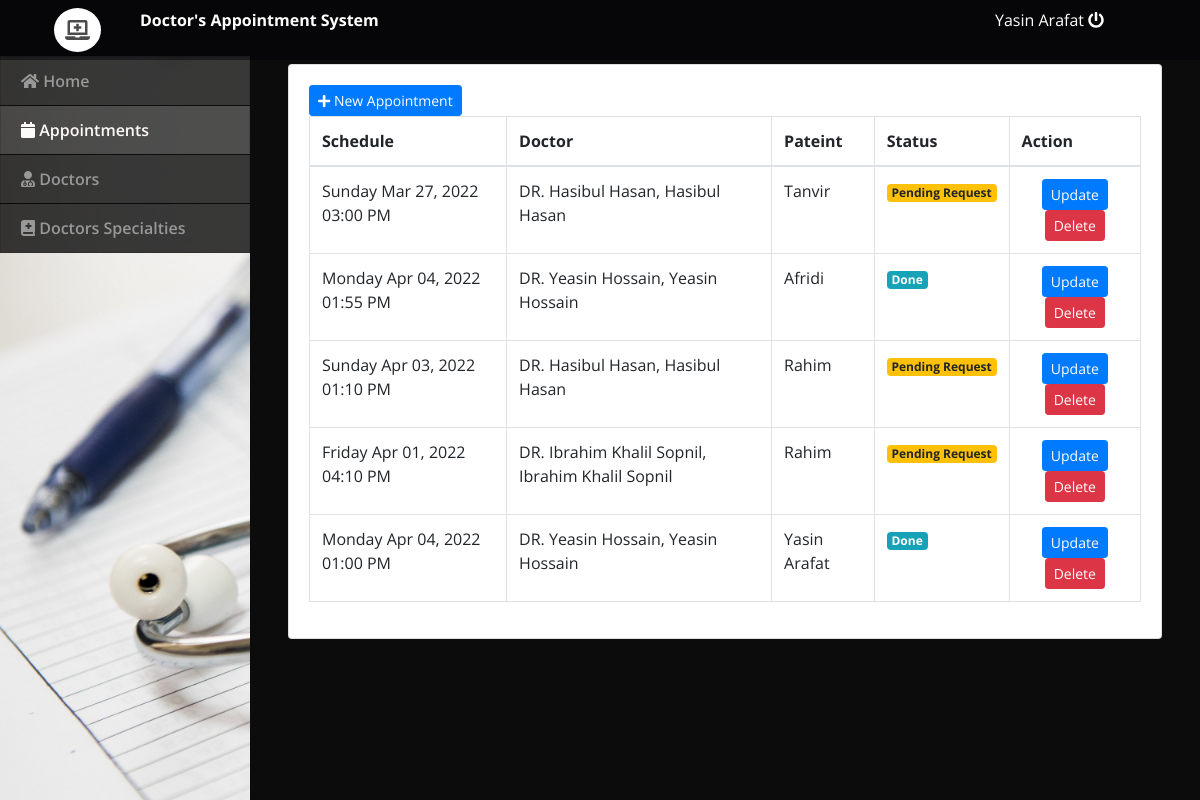
Screenshot of /admin/index.php?page=appointments (signed in) with the database file from the repository.
### tables this page shows
CREATE TABLE `appointment_list` (
  `id` int(30) NOT NULL,
  `doctor_id` int(30) NOT NULL,
  `patient_id` int(30) NOT NULL,
  `schedule` datetime NOT NULL,
  `status` tinyint(1) NOT NULL DEFAULT 0 COMMENT '0= for verification, 1=confirmed,2= reschedule,3=done',
  `date_created` datetime NOT NULL DEFAULT current_timestamp()
);

CREATE TABLE `doctors_list` (
  `id` int(30) NOT NULL,
  `name` text NOT NULL,
  `name_pref` varchar(100) NOT NULL,
  `clinic_address` text NOT NULL,
  `contact` text NOT NULL,
  `email` text NOT NULL,
  `specialty_ids` text NOT NULL,
  `img_path` text NOT NULL,
  `date_created` datetime NOT NULL DEFAULT current_timestamp()
);

CREATE TABLE `users` (
  `id` int(30) NOT NULL,
  `doctor_id` int(30) NOT NULL,
  `name` varchar(200) NOT NULL,
  `address` text NOT NULL,
  `contact` text NOT NULL,
  `username` varchar(100) NOT NULL,
  `password` varchar(200) NOT NULL,
  `type` tinyint(1) NOT NULL DEFAULT 2 COMMENT '1=admin , 2 = doctor,3=patient'
);

### admin/appointments.php (the view, shortened to what this page needs)
<?php
	include 'db_connect.php';
	$doctor= $conn->query("SELECT * FROM doctors_list ");
	while($row = $doctor->fetch_assoc()){
		$doc_arr[$row['id']] = $row;
	}
	$patient= $conn->query("SELECT * FROM users where type = 3 ");
	while($row = $patient->fetch_assoc()){
		$p_arr[$row['id']] = $row;
	}
?>
<div class="container-fluid">
	<div class="col-md-12">
		<div class="card">
			<div class="card-body">
				<button class="btn-primary btn btn-sm" type="button" id="new_appointment"><i class="fa fa-plus"></i> New Appointment</button>
				<br>
				<table class="table table-bordered">
					<thead>
						<tr>
						<th>Schedule</th>
						<th>Doctor</th>
						<th>Pateint</th>
						<th>Status</th>
						<th>Action</th>
					</tr>
					</thead>
					<?php
					$where = '';
					$qry = $conn->query("SELECT * FROM appointment_list ".$where." order by id desc ");
					while($row = $qry->fetch_assoc()):
					?>
					<tr>
						<td><?php echo date("l M d, Y h:i A",strtotime($row['schedule'])) ?></td>
						<td><?php echo "DR. ".$doc_arr[$row['doctor_id']]['name'].', '.$doc_arr[$row['doctor_id']]['name'] ?></td>
						<td><?php echo $p_arr[$row['patient_id']]['name'] ?></td>
						<td>
							<?php if($row['status'] == 0): ?>
								<span class="badge badge-warning">Pending Request</span>
							<?php endif ?>
							<?php if($row['status'] == 3): ?>
								<span class="badge badge-info">Done</span>
							<?php endif ?>
						</td>
						<td class="text-center">
							<button  class="btn btn-primary btn-sm update_app" type="button" data-id="<?php echo $row['id'] ?>">Update</button>
							<button  class="btn btn-danger btn-sm delete_app" type="button" data-id="<?php echo $row['id'] ?>">Delete</button>
						</td>
					</tr>
				<?php endwhile; ?>
				</table>
			</div>
		</div>
	</div>
</div>

### admin/assets/css/style.css (style rules this page uses)
body { font-family: "Open Sans", sans-serif; color: #444444; width: 100%; height: calc(100%); }

### admin/index.php (style rules this page uses)
body { background: #0c0c0c ; }

### rows the page displays
appointment_list: schedule "Sunday Mar 27, 2022 03:00 PM", doctor.name "Hasibul Hasan", patient.name "Tanvir", status "Pending Request"
appointment_list: schedule "Monday Apr 04, 2022 01:55 PM", doctor.name "Yeasin Hossain", patient.name "Afridi", status "Done"
appointment_list: schedule "Sunday Apr 03, 2022 01:10 PM", doctor.name "Hasibul Hasan", patient.name "Rahim", status "Pending Request"
appointment_list: schedule "Friday Apr 01, 2022 04:10 PM", doctor.name "Ibrahim Khalil Sopnil", patient.name "Rahim", status "Pending Request"
appointment_list: schedule "Monday Apr 04, 2022 01:00 PM", doctor.name "Yeasin Hossain", patient.name "Yasin Arafat", status "Done"

### other values shown
$_SESSION['login_name'] "Yasin Arafat"
